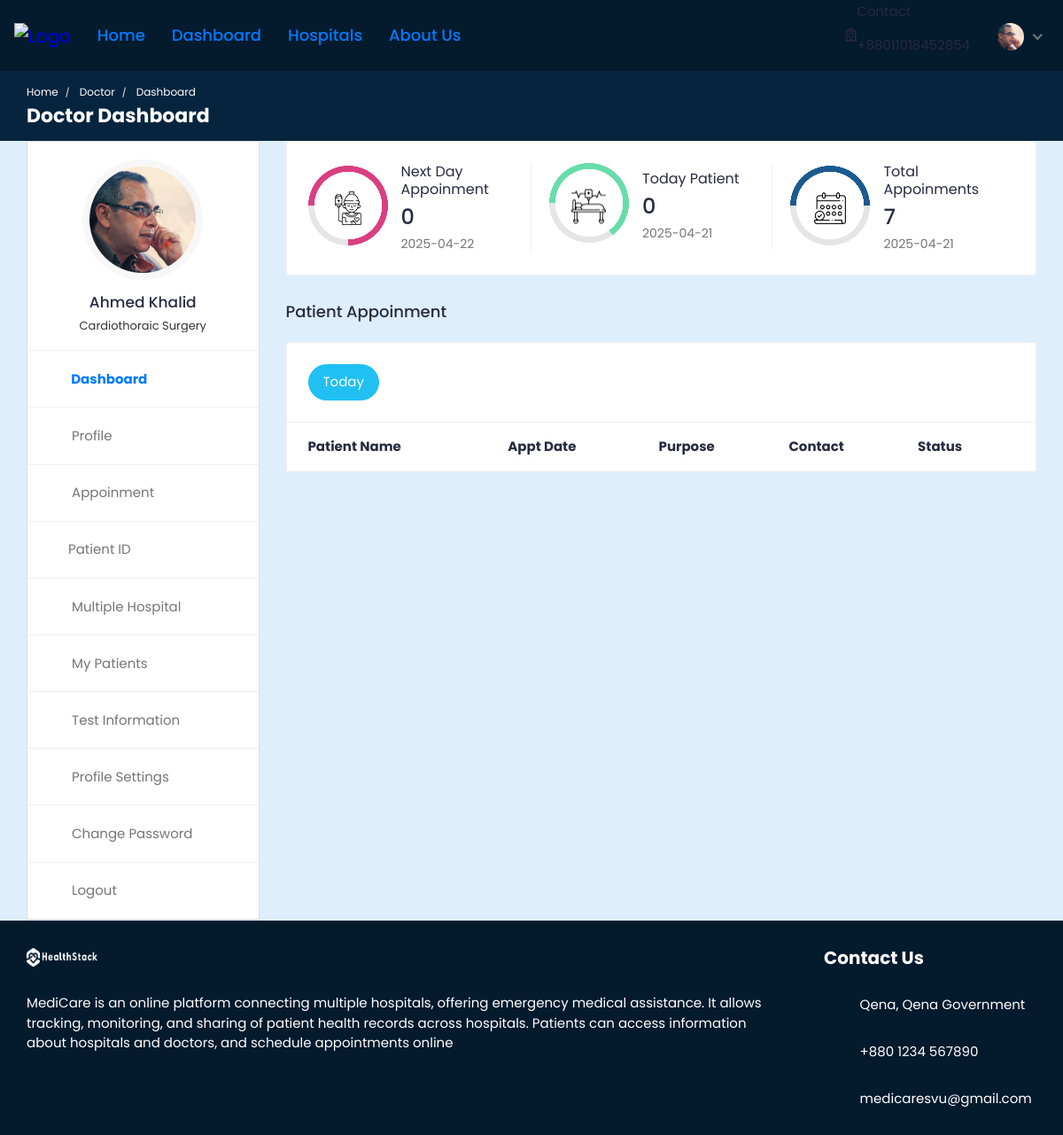
Page /doctor/doctor-dashboard/ (signed in) on the earlier database version.
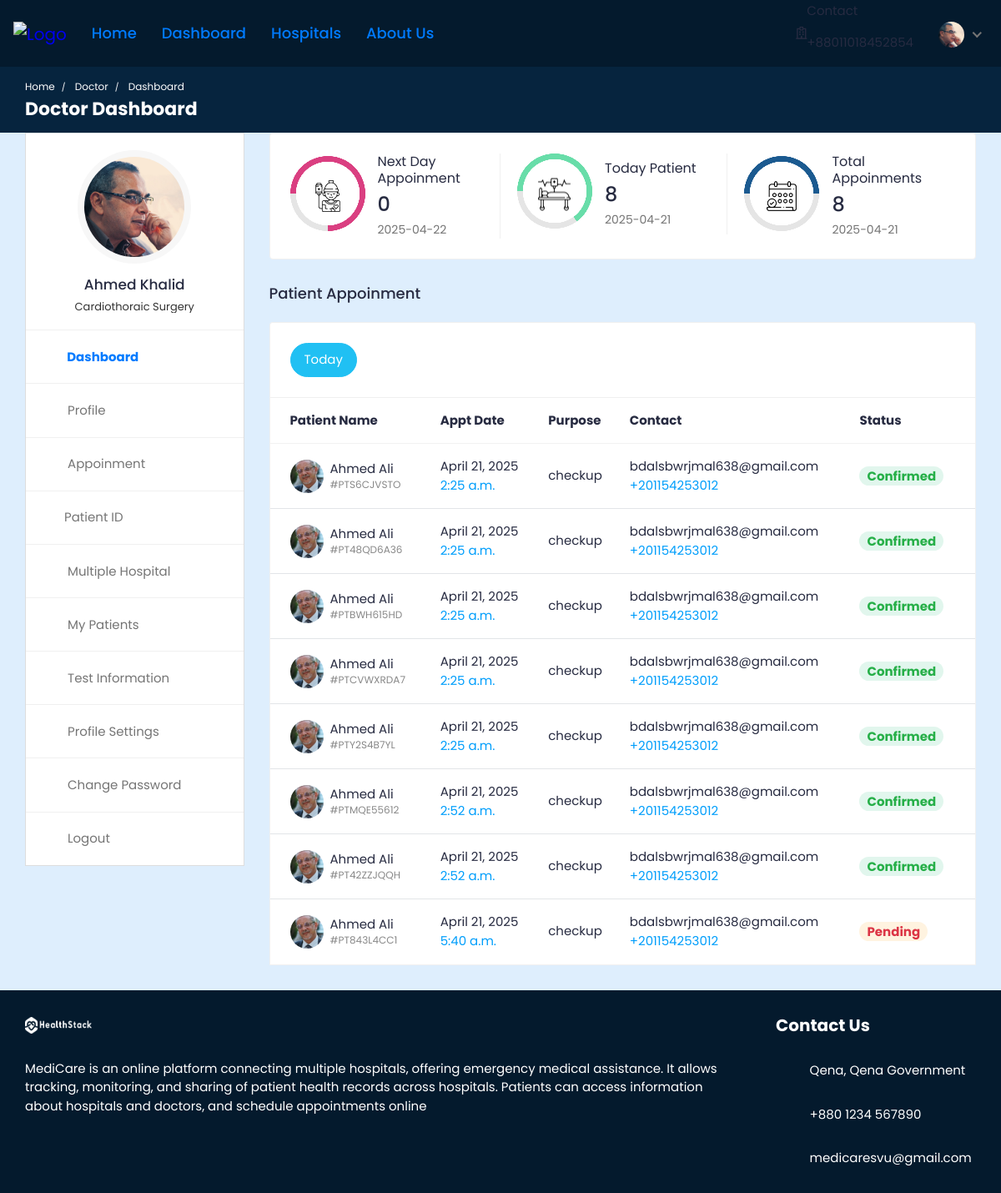
Same page on the later database version.
### doctor/models.py (models this page shows, shortened)
class Appointment(models.Model):
    APPOINTMENT_TYPE = (
        ('report', 'report'),
        ('checkup', 'checkup'),
    )
    APPOINTMENT_STATUS = (
        ('pending', 'pending'),
        ('confirmed', 'confirmed'),
        ('cancelled', 'cancelled'),
    )
    PAYMENT_STATUS = (
        ('pending', 'pending'),
        ('confirmed', 'confirmed'),
        ('cancelled', 'cancelled'),
    )
    id = models.AutoField(primary_key=True)
    date = models.DateField(null=True, blank=True)
    time = models.TimeField(null=True, blank=True)
    doctor = models.ForeignKey(Doctor_Information, on_delete=models.CASCADE, null=True, blank=True)
    patient = models.ForeignKey(Patient, on_delete=models.CASCADE, null=True, blank=True)
    appointment_type = models.CharField(max_length=200, choices=APPOINTMENT_TYPE)
    appointment_status = models.CharField(max_length=200, choices=APPOINTMENT_STATUS)
    serial_number = models.CharField(max_length=200, null=True, blank=True)
    payment_status = models.CharField(max_length=200, choices=PAYMENT_STATUS,default='pending')
    transaction_id = models.CharField(max_length=255, null=True, blank=True)
    message = models.CharField(max_length=255, null=True, blank=True)

### hospital/models.py (models this page shows, shortened)
class Patient(models.Model):
    patient_id = models.AutoField(primary_key=True)
    user = models.OneToOneField(User, on_delete=models.CASCADE, null=True, blank=True, related_name='patient')
    name = models.CharField(max_length=200, null=True, blank=True)
    username = models.CharField(max_length=200, null=True, blank=True)
    age = models.IntegerField(null=True, blank=True)
    email = models.EmailField(max_length=200, null=True, blank=True)
    phone_number = models.IntegerField(null=True, blank=True)
    address = models.CharField(max_length=200, null=True, blank=True)
    featured_image = models.ImageField(upload_to='patients/', default='patients/user-default.png', null=True, blank=True)
    blood_group = models.CharField(max_length=200, null=True, blank=True)
    history = models.CharField(max_length=200, null=True, blank=True)
    dob = models.CharField(max_length=200, null=True, blank=True)
    nid = models.CharField(max_length=200, null=True, blank=True)
    serial_number = models.CharField(max_length=20,unique=True,default=str(uuid.uuid4())[:8])
    login_status = models.CharField(max_length=200, null=False, blank=False, default="offline")

### doctor/views.py (the view)
# urls.py: path('doctor-dashboard/',views.doctor_dashboard, name='doctor-dashboard'),
@csrf_exempt
@login_required(login_url="doctor:doctor-login")
@cache_control(no_cache=True, must_revalidate=True, no_store=True)
def doctor_dashboard(request):
        if request.user.is_authenticated:
            if request.user.is_doctor:
                doctor = Doctor_Information.objects.get(user=request.user)
                current_date = datetime.date.today()
                current_date_str = str(current_date)
                today_appointments = Appointment.objects.filter(date=current_date_str).filter(doctor=doctor)
                next_date = current_date + datetime.timedelta(days=1) # next days date
                next_date_str = str(next_date)
                next_days_appointment = Appointment.objects.filter(date=next_date_str).filter(doctor=doctor).filter(Q(appointment_status='pending') | Q(appointment_status='confirmed')).count()
                today_patient_count = Appointment.objects.filter(date=current_date_str).filter(doctor=doctor).annotate(count=Count('patient'))
                total_appointments_count = Appointment.objects.filter(doctor=doctor).annotate(count=Count('id'))
            else:
                return redirect('doctor:doctor-logout')
            context = {'doctor': doctor, 'today_appointments': today_appointments, 'today_patient_count': today_patient_count, 'total_appointments_count': total_appointments_count, 'next_days_appointment': next_days_appointment, 'current_date': current_date_str, 'next_date': next_date_str}
            return render(request, 'doctor-dashboard.html', context)
        else:
            return redirect('doctor:doctor-login')

### templates/doctor-dashboard.html (shortened to what the changed rows need)
{% load static %}
<!DOCTYPE html>
<html lang="en">
  <head>
    <link
      rel="stylesheet"
      href="{% static 'HealthStack-System/css/Normal/bootstrap.min.css' %}"
    />
    <link
      rel="stylesheet"
      href="{% static 'HealthStack-System/plugins/Normal/fontawesome/css/fontawesome.min.css' %}"
    />
    <link
      rel="stylesheet"
      href="{% static 'HealthStack-System/plugins/Normal/fontawesome/css/all.min.css' %}"
    />
    <link
      rel="stylesheet"
      href="{% static 'HealthStack-System/css/Normal/style.css' %}"
    />
  </head>
  <body>
  {% if user.is_authenticated %}
    <div class="main-wrapper">
      <header class="header">{% include 'doctor-navbar.html' %}</header>
      <div class="breadcrumb-bar">
        <div class="container-fluid">
          <div class="row align-items-center">
            <div class="col-md-12 col-12">
              <nav aria-label="breadcrumb" class="page-breadcrumb">
                <ol class="breadcrumb">
                  <li class="breadcrumb-item">
                    <a href="{% url 'hospital_home'%}">Home</a>
                  </li>
                  <li class="breadcrumb-item active" aria-current="page">
                    Doctor
                  </li>
                  <li class="breadcrumb-item active" aria-current="page">
                    Dashboard
                  </li>
                </ol>
              </nav>
              <h2 class="breadcrumb-title">Doctor Dashboard</h2>{% include 'message.html' %}
            </div>
          </div>
        </div>
      </div>
      <div class="content">
        <div class="container-fluid">
          <div class="row">
            <div class="col-md-5 col-lg-4 col-xl-3 theiaStickySidebar">
              <div>{% include 'doctor-sidebar.html' %}</div>
            </div>
            <div class="col-md-7 col-lg-8 col-xl-9">
              <div class="row">
                <div class="col-md-12">
                  <div class="card dash-card">
                    <div class="card-body">
                      <div class="row">
                        <div class="col-md-12 col-lg-4">
                          <div class="dash-widget dct-border-rht">
                            <div class="circle-bar circle-bar1">
                              <div class="circle-graph1" data-percent="75">
                                <img
                                  src="{% static 'HealthStack-System/images/Normal/icon-01.png' %}"
                                  class="img-fluid"
                                  alt="patient"
                                />
                              </div>
                            </div>
                            <div class="dash-widget-info">
                              <h6>Next Day Appoinment</h6>
                              <h3>{{next_days_appointment}}</h3>
                              <p class="text-muted">{{next_date}}</p>
                            </div>
                          </div>
                        </div>
                        <div class="col-md-12 col-lg-4">
                          <div class="dash-widget dct-border-rht">
                            <div class="circle-bar circle-bar2">
                              <div class="circle-graph2" data-percent="65">
                                <img
                                  src="{% static 'HealthStack-System/images/Normal/icon-02.png' %}"
                                  class="img-fluid"
                                  alt="Patient"
                                />
                              </div>
                            </div>
                            <div class="dash-widget-info">
                              <h6>Today Patient</h6>
                              <h3>{{today_patient_count.count}}</h3>
                              <p class="text-muted">{{current_date}}</p>
                            </div>
                          </div>
                        </div>
                        <div class="col-md-12 col-lg-4">
                          <div class="dash-widget">
                            <div class="circle-bar circle-bar3">
                              <div class="circle-graph3" data-percent="50">
                                <img
                                  src="{% static 'HealthStack-System/images/Normal/icon-03.png' %}"
                                  class="img-fluid"
                                  alt="Patient"
                                />
                              </div>
                            </div>
                            <div class="dash-widget-info">
                              <h6>Total Appoinments</h6>
                              <h3>{{total_appointments_count.count}}</h3>
                              <p class="text-muted">{{current_date}}</p>
                            </div>
                          </div>
                        </div>
                      </div>
                    </div>
                  </div>
                </div>
              </div>
              <div class="row">
                <div class="col-md-12">
                  <h4 class="mb-4">Patient Appoinment</h4>
                  <div class="appointment-tab">
                    <ul class="nav nav-tabs nav-tabs-solid nav-tabs-rounded">
                      <li class="nav-item">
                        <a
                          class="nav-link active"
                          href="#today-appointments"
                          data-toggle="tab"
                          >Today</a
                        >
                      </li>
                    </ul>
                      <div class="tab-pane" id="today-appointments">
                        <div class="card card-table mb-0">
                          <div class="card-body">
                            <div class="table-responsive">
                              <table
                                class="table table-hover table-center mb-0"
                              >
                                <thead>
                                  <tr>
                                    <th>Patient Name</th>
                                    <th>Appt Date</th>
                                    <th>Purpose</th>
                                    <th>Contact</th>
                                    <th>Status</th>
                                  </tr>
                                </thead>
                                <tbody>
                                  {% for today in today_appointments %}
                                  <tr>
                                    <td>
                                      <h2 class="table-avatar">
                                        <a
                                          href="{% url 'doctor:patient-profile' pk=today.patient.patient_id %}"
                                          class="avatar avatar-sm mr-2"
                                          ><img
                                            class="avatar-img rounded-circle"
                                            src="{{ today.patient.featured_image.url }}"
                                            alt="User Image"
                                        /></a>
                                        <a href="{% url 'doctor:patient-profile' pk=today.patient.patient_id %}">{{today.patient.name}}<span>#PT{{today.serial_number}}</span></a>
                                      </h2>
                                    </td>
                                    <td>{{today.date}}<span class="d-block text-info">{{today.time}}</span></td>
                                    <td>{{ today.appointment_type }}</td>
                                    <td>
                                      {{today.patient.email}}
                                      <span class="d-block text-info"
                                        >+20{{today.patient.phone_number}}</span
                                      >
                                    </td>
                                    <td>
                                      {% if today.appointment_status == 'pending' %}
                                      <span class="badge badge-pill bg-warning-light">Pending</span>
                                      {% endif %}
                                      {% if today.appointment_status == 'confirmed' %}
                                      <span class="badge badge-pill bg-success-light">Confirmed</span>
                                      {% endif %}
                                    </td>
                                  </tr>
                                  {% endfor %}
                                </tbody>
                              </table>
                            </div>
                          </div>
                        </div>
                      </div>
                    </div>
                  </div>
                </div>
              </div>
            </div>
          </div>
        </div>
      </div>
      {% include 'footer.html' %}
  {% else %}
  <p> You are not logged in </p>
  {% endif %}
  </body>
</html>

Differences in the rows shown:
added Appointment: patient.featured_image (picture), patient.name "Ahmed Ali", serial_number "S6CJVSTO", date "April 21, 2025", time "2:25 a.m.", appointment_type "checkup", patient.email "bdalsbwrjmal638@gmail.com", patient.phone_number "1154253012", appointment_status "Confirmed"
added Appointment: patient.featured_image (picture), patient.name "Ahmed Ali", serial_number "48QD6A36", date "April 21, 2025", time "2:25 a.m.", appointment_type "checkup", patient.email "bdalsbwrjmal638@gmail.com", patient.phone_number "1154253012", appointment_status "Confirmed"
added Appointment: patient.featured_image (picture), patient.name "Ahmed Ali", serial_number "BWH615HD", date "April 21, 2025", time "2:25 a.m.", appointment_type "checkup", patient.email "bdalsbwrjmal638@gmail.com", patient.phone_number "1154253012", appointment_status "Confirmed"
added Appointment: patient.featured_image (picture), patient.name "Ahmed Ali", serial_number "CVWXRDA7", date "April 21, 2025", time "2:25 a.m.", appointment_type "checkup", patient.email "bdalsbwrjmal638@gmail.com", patient.phone_number "1154253012", appointment_status "Confirmed"
added Appointment: patient.featured_image (picture), patient.name "Ahmed Ali", serial_number "Y2S4B7YL", date "April 21, 2025", time "2:25 a.m.", appointment_type "checkup", patient.email "bdalsbwrjmal638@gmail.com", patient.phone_number "1154253012", appointment_status "Confirmed"
added Appointment: patient.featured_image (picture), patient.name "Ahmed Ali", serial_number "MQE55612", date "April 21, 2025", time "2:52 a.m.", appointment_type "checkup", patient.email "bdalsbwrjmal638@gmail.com", patient.phone_number "1154253012", appointment_status "Confirmed"
added Appointment: patient.featured_image (picture), patient.name "Ahmed Ali", serial_number "42ZZJQQH", date "April 21, 2025", time "2:52 a.m.", appointment_type "checkup", patient.email "bdalsbwrjmal638@gmail.com", patient.phone_number "1154253012", appointment_status "Confirmed"
added Appointment: patient.featured_image (picture), patient.name "Ahmed Ali", serial_number "843L4CC1", date "April 21, 2025", time "5:40 a.m.", appointment_type "checkup", patient.email "bdalsbwrjmal638@gmail.com", patient.phone_number "1154253012", appointment_status "Pending"
Other differences:
{{ today_patient_count.count }}: "0" → "8"
{{ total_appointments_count.count }}: "7" → "8"
